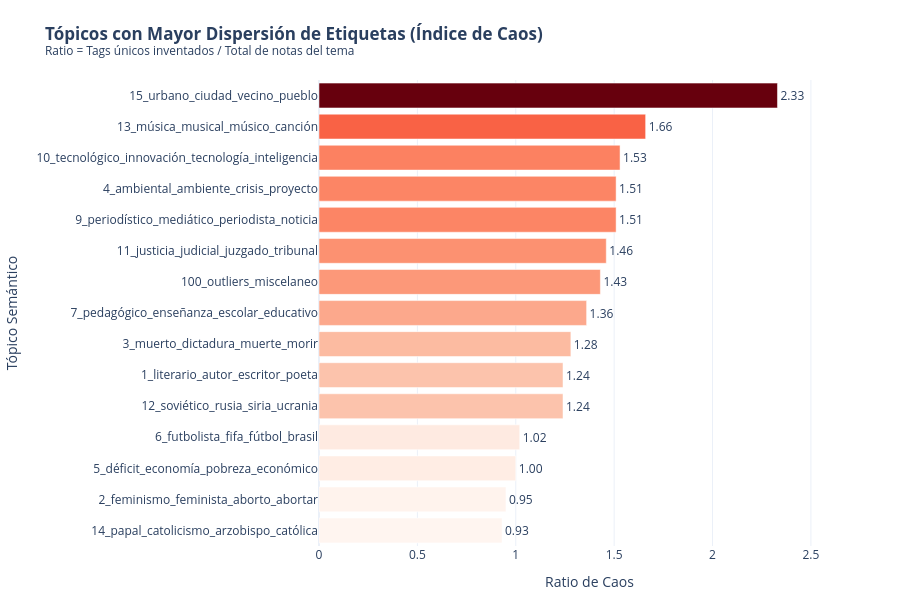

The code cell stored with this chart in its notebook:
### Markdown cell above
Cruzemos las Notas vs la Cantidad de Tags Únicos. Y ademas calculemos un "Índice de Fragmentación" (cuántos tags se crean por cada nota) que sirva como una tercera dimensión (color): 

Calculamos el **Ratio de Fragmentación** ($\text{RF}$):

$$\text{RF} = \frac{\text{Tags Únicos Creados}}{\text{Notas con Tag del Tópico}}$$

**Interpretación:**

* **$\text{RF} \le \mathbf{0.20}$ Pocas etiquetas agrupan muchas notas (ej. 10 tags cubren 100 artículos).
* **$\mathbf{0.21} \le \text{RF} \le \mathbf{0.50}$:**  Etiquetas específicas o nombres propios.
* **$\text{RF} > \mathbf{0.50}$:**  Se inventan etiquetas para los articulos . Si roza o supera **1.0**, prácticamente se creó una nueva por cada nota publicada.

*Se filtran únicamente los tópicos con al menos 15 artículos para descartar distorsiones muestrales provocadas por temas marginales.*

### Code cell
# 1. Filtrar, calcular ratio y tomar los 15
df_ranking = (
    solapamiento[solapamiento["notas_con_tag"] >= 15]
    .assign(ratio_fragmentacion=lambda d: (d["tags_unicos_usados"] / d["notas_con_tag"]).round(2))
    .nlargest(15, "ratio_fragmentacion")
    .iloc[::-1]  # Invertir para que el mayor quede en la barra superior
)

# 2. Bar Chart Horizontal limpio
fig_ranking = px.bar(
    df_ranking,
    x="ratio_fragmentacion",
    y="topic_name",
    orientation="h",
    color="ratio_fragmentacion",
    color_continuous_scale="Reds",
    text="ratio_fragmentacion",
    hover_data={
        "topic": True,
        "notas_con_tag": True,
        "tags_unicos_usados": True,
        "ejemplos_tags": True,
    },
    title="<b>Tópicos con Mayor Dispersión de Etiquetas (Índice de Caos)</b><br><sup>Ratio = Tags únicos inventados / Total de notas del tema</sup>",
    labels={
        "ratio_fragmentacion": "Ratio de Caos",
        "topic_name": "Tópico Semántico",
    },
    height=600,
    template="plotly_white",
)

fig_ranking.update_traces(textposition="outside", texttemplate="%{text:.2f}")
fig_ranking.update_layout(
    xaxis_range=[0, df_ranking["ratio_fragmentacion"].max() * 1.18],
    coloraxis_showscale=False,
    margin=dict(l=180, r=40, t=80, b=40)
)

fig_ranking.write_html(OUTPUT_DIR / "05_ranking_caos_etiquetas.html")
fig_ranking.show()

### Figure 1 — Plotly figure (JSON) as saved in the notebook; plotly's stock layout.template omitted (floating-point values rounded to 4 significant figures)
{"data": [{"customdata": [[14, 41, 38, "Papa Francisco | Rossana Reguillo | Catolicismo | Paraguay | Religión"], [2, 131, 125, "Memoria Trans | Trabajo | #Niunamenos | Día Internacional De La Eliminación De La Violencia Contra Las Mujeres | Nancy Fraser"], [5, 91, 91, "Fmi | Fondos Buitre | Clase Obrera | Trabajo | Movimientos Sociales"], [6, 55, 56, "Perfil Político | Barras Bravas | Boca Juniors | Fútbol | Alejandro Sabella"], [12, 45, 56, "Internacional | Israel | Palestina | Rusia | Escuela De Política Y Gobierno"], [1, 143, 177, "Ba | Feria Del Libro | Encuentro Anfibio | Juan Pablo Meneses | Derechos Humanos"], [3, 122, 156, "24M: Día De La Memoria Por La Verdad Y La Justicia | Derechos Humanos | Juicios De Lesa Humanidad | Terrorismo De Estado | Hijos De Represores"], [7, 50, 68, "Encuentro Anfibio | Feria Del Libro | Día Del Padre | Escuela Idaes | Unsam"], [100, 222, 317, "Violencia Policial | Rossana Reguillo | Feria Del Libro | Lectura Mundi | Día Del Padre"], [11, 37, 54, "Brasil | Fútbol | Internacional | Mundial De Fútbol | Horacio González"], [9, 35, 53, "Feria Del Libro | Rosario | Rosariocronica | Panama Papers | Periodismo Gastronómico"], [4, 86, 130, "Periodismo Narrativo | Internacional | Venezuela | Indio Solari | Brasil"], [10, 36, 55, "Escuela Idaes | Unsam | Inteligencia Artificial | Cop26 | Crisis Climática"], [13, 35, 58, "Escuela Idaes | Música | Tango | Charly García | Rock Nacional"], [15, 24, 56, "Lgbtiq+ | Orgullo | #Niunamenos | 8M: Paro Internacional Y Plurinacional De Mujeres Y Disidencias | 24M: Día De La Memoria Por La Verdad Y La Justicia"]], "hovertemplate": "Ratio de Caos=%{marker.color}<br>Tópico Semántico=%{y}<br>topic=%{customdata[0]}<br>notas_con_tag=%{customdata[1]}<br>tags_unicos_usados=%{customdata[2]}<br>ejemplos_tags=%{customdata[3]}<extra></extra>", "legendgroup": "", "marker": {"color": [0.93, 0.95, 1.0, 1.02, 1.24, 1.24, 1.28, 1.36, 1.43, 1.46, 1.51, 1.51, 1.53, 1.66, 2.33], "coloraxis": "coloraxis", "pattern": {"shape": ""}}, "name": "", "orientation": "h", "showlegend": false, "text": [0.93, 0.95, 1.0, 1.02, 1.24, 1.24, 1.28, 1.36, 1.43, 1.46, 1.51, 1.51, 1.53, 1.66, 2.33], "textposition": "outside", "texttemplate": "%{text:.2f}", "type": "bar", "x": [0.93, 0.95, 1.0, 1.02, 1.24, 1.24, 1.28, 1.36, 1.43, 1.46, 1.51, 1.51, 1.53, 1.66, 2.33], "xaxis": "x", "y": ["14_papal_catolicismo_arzobispo_católica", "2_feminismo_feminista_aborto_abortar", "5_déficit_economía_pobreza_económico", "6_futbolista_fifa_fútbol_brasil", "12_soviético_rusia_siria_ucrania", "1_literario_autor_escritor_poeta", "3_muerto_dictadura_muerte_morir", "7_pedagógico_enseñanza_escolar_educativo", "100_outliers_miscelaneo", "11_justicia_judicial_juzgado_tribunal", "9_periodístico_mediático_periodista_noticia", "4_ambiental_ambiente_crisis_proyecto", "10_tecnológico_innovación_tecnología_inteligencia", "13_música_musical_músico_canción", "15_urbano_ciudad_vecino_pueblo"], "yaxis": "y"}], "layout": {"barmode": "relative", "coloraxis": {"autocolorscale": false, "colorbar": {"title": {"text": "Ratio de Caos"}}, "colorscale": [[0, "rgb(255,245,240)"], [0.125, "rgb(254,224,210)"], [0.25, "rgb(252,187,161)"], [0.375, "rgb(252,146,114)"], [0.5, "rgb(251,106,74)"], [0.625, "rgb(239,59,44)"], [0.75, "rgb(203,24,29)"], [0.875, "rgb(165,15,21)"], [1, "rgb(103,0,13)"]], "showscale": false}, "height": 600, "legend": {"tracegroupgap": 0}, "margin": {"b": 40, "l": 180, "r": 40, "t": 80}, "title": {"text": "<b>Tópicos con Mayor Dispersión de Etiquetas (Índice de Caos)</b><br><sup>Ratio = Tags únicos inventados / Total de notas del tema</sup>"}, "xaxis": {"anchor": "y", "domain": [0, 1], "range": [0, 2.749], "title": {"text": "Ratio de Caos"}}, "yaxis": {"anchor": "x", "domain": [0, 1], "title": {"text": "Tópico Semántico"}}}}
